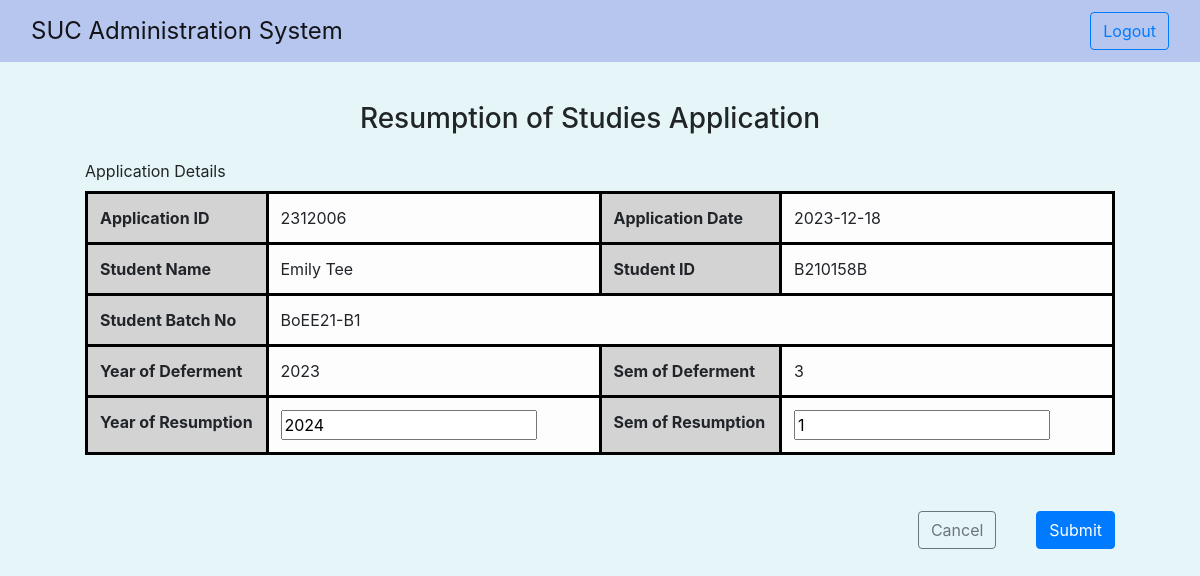
Screenshot of /resumption/editApplicationInfo.php?resumptionID=2312006 (signed in) with the database file from the repository.
### tables this page shows
CREATE TABLE `resumption_of_studies_record` (
  `resumptionID` varchar(20) NOT NULL,
  `defermentID` varchar(20) NOT NULL,
  `yearOfDeferment` int(4) NOT NULL,
  `semOfDeferment` int(1) NOT NULL,
  `yearOfResumption` int(4) NOT NULL,
  `semOfResumption` int(1) NOT NULL,
  `applicantID` varchar(20) NOT NULL,
  `applicantSignature` tinyint(1) NOT NULL,
  `applicationDate` date NOT NULL,
  `deanOrHeadComment` varchar(255) NOT NULL,
  `deanOrHeadSignature` tinyint(1) NOT NULL,
  `deanOrHeadID` varchar(20) DEFAULT NULL,
  `deanOrHeadAcknowledgeDate` date DEFAULT NULL,
  `afoFees` int(11) NOT NULL,
  `afoComment` varchar(255) NOT NULL,
  `afoSignature` tinyint(1) NOT NULL,
  `afoID` varchar(20) DEFAULT NULL,
  `afoAcknowledgeDate` date DEFAULT NULL,
  `aaroComment` varchar(255) NOT NULL,
  `aaroSignature` tinyint(1) NOT NULL,
  `aaroID` varchar(20) DEFAULT NULL,
  `aaroAcknowledgeDate` date DEFAULT NULL,
  `registrarAcknowledge` tinyint(1) DEFAULT NULL,
  `registrarComment` varchar(255) NOT NULL,
  `registrarSignature` tinyint(1) NOT NULL,
  `registrarID` varchar(20) DEFAULT NULL,
  `registrarAcknowledgeDate` date DEFAULT NULL
);

CREATE TABLE `student` (
  `studentID` varchar(20) NOT NULL,
  `name` varchar(100) NOT NULL,
  `type` varchar(20) NOT NULL,
  `hostel` tinyint(1) NOT NULL,
  `batchNo` varchar(20) NOT NULL,
  `departmentID` varchar(20) NOT NULL,
  `programme` varchar(255) NOT NULL,
  `contactNo` varchar(20) NOT NULL,
  `icPassport` varchar(100) NOT NULL,
  `mailingAddress` varchar(255) NOT NULL,
  `totalCreditsEarned` int(11) NOT NULL
);

### resumption/editApplicationInfo.php (the view, shortened to what this page needs)
<?php
include '../config.php';
$resumptionID = $_GET['resumptionID'];
$sql1 = "SELECT student.name AS name, student.batchNo AS batchNo, applicantID, applicationDate, yearOfResumption, semOfResumption, yearOfDeferment, semOfDeferment FROM resumption_of_studies_record left join student on resumption_of_studies_record.applicantID=student.studentID WHERE resumptionID = '$resumptionID'";
$result1 = $conn->query($sql1);
if ($result1->num_rows > 0) {
  while ($row = $result1->fetch_assoc()) {
    $applicationDate=$row['applicationDate'];
    $applicantID=$row['applicantID'];
    $applicationName=$row['name'];
    $batchNo=$row['batchNo'];
    $yearOfResumption=$row['yearOfResumption'];
    $semOfResumption=$row['semOfResumption'];
    $yearOfDeferment=$row['yearOfDeferment'];
    $semOfDeferment=$row['semOfDeferment'];
  }
}
include '../header.php';
echo "<body style='background-color:#E5F5F8'>";
?>
<div class="container-fluid" style="width: 95%;" >
  <div class="d-flex justify-content-center" style=" margin-top:40px ">
  <h3 style="margin-right: 20px">Resumption of Studies Application</h3>
  </div>
  <form  action="editApplicationInfo.php" method="post" enctype="multipart/form-data">
    <div class="row" style="margin:40px; margin-top:15px">
    <label for="" class="form-label">Application Details</label>
    <table class="table">
        <tr>
          <th class="thInfo">Application ID</th><td class="table-light"><?php echo $resumptionID; ?></td>
          <th class="thInfo">Application Date</th><td class="table-light"><?php echo $applicationDate; ?></td>
        </tr>
        <tr>
          <th class="thInfo">Student Name</th><td class="table-light"><?php echo $applicationName; ?></td>
          <th class="thInfo">Student ID</th><td class="table-light"><?php echo $applicantID; ?></td>
        </tr>
        <tr>
          <th class="thInfo">Student Batch No</th><td class="table-light " colspan="3"><?php echo $batchNo; ?></td>
        </tr>
        <tr>
          <th class="thInfo">Year of Deferment</th><td class="table-light"><?php echo $yearOfDeferment; ?></td>
          <th class="thInfo">Sem of Deferment</th><td class="table-light"><?php echo $semOfDeferment; ?></td>
        </tr>
        <tr>
          <th class="thInfo">Year of Resumption</th><td class="table-light"><input name="yearOfResumption" id="yearOfResumption" style="margin-right: 50px;" value="<?php echo $yearOfResumption ?>" required></td>
          <th class="thInfo">Sem of Resumption</th><td class="table-light"><input name="semOfResumption" id="semOfResumption" style="margin-right: 50px;" value="<?php echo $semOfResumption ?>" required></td>
        </tr>
    </table>
      </div>
      <button name="submit" type="submit" class="btn btn-primary" style="margin-left:20px; float:right; margin-right:40px;";>Submit</button>
        <button name="cancel" type="button" class="btn btn-outline-secondary" style="margin-left:20px; float:right; margin-right:20px" onclick="confirmCancel()";>Cancel</button>
</form>
  </body>
</html>

### resumption/editApplicationInfo.php (style rules this page uses)
.thInfo { background-color: #D3D3D3; border-style: solid; border-color: black; width: 20% }
table,td { border-style: solid; border-color: black; }

### rows the page displays
resumption_of_studies_record: applicationDate "2023-12-18", applicantID.name "Emily Tee", applicantID "B210158B", applicantID.batchNo "BoEE21-B1", yearOfDeferment "2023", semOfDeferment "3", yearOfResumption "2024", semOfResumption "1"

### other values shown
$resumptionID "2312006"
